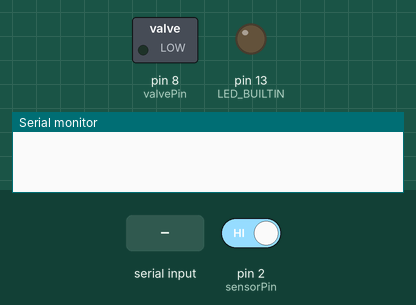
This sketch was run on a simulated Arduino Uno, built with avr-gcc and run on an emulated ATmega328P. On the bench: switched loads named in the sketch (green lamp = pin HIGH), output pins drawn as LEDs (lit = HIGH), the last lines printed to the serial monitor. The test bench sets the inputs (shaded band); at power-on: pin 2 (sensorPin) HIGH.

Above: at 1.2 s.
1.3 s: "90,45\n" received over Serial
At 2.0 s:
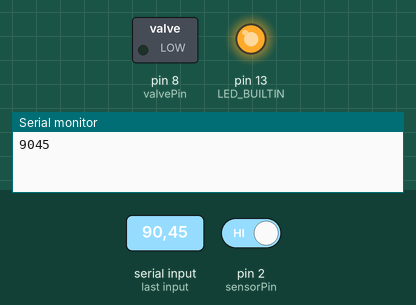
Timing chart, 0 to 4.3 s (numbered marks = the images above; inputs shaded):
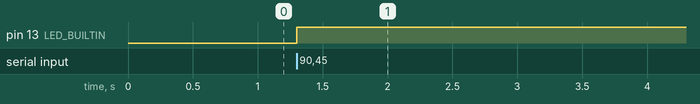

The sketch:

flowAlgo.ino
```cpp
  const int valvePin = 8;
  bool isprocessing = false;
  int outputWater = 0;
  String inString = "";
  int litre = 0;
  unsigned long milil = 0;
  byte sensorInterrupt = 0;  // 0 = digital pin 2
  byte sensorPin       = 2;
  float calibrationFactor = 4.5;
  volatile byte pulseCount;
  float flowRate;
  unsigned int flowMilliLitres;
  unsigned long totalMilliLitres;

  unsigned long oldTime;

  void setup() {
    pinMode(valvePin, OUTPUT);
    pulseCount        = 0;
    flowRate          = 0.0;
    flowMilliLitres   = 0;
    totalMilliLitres  = 0;
    oldTime           = 0;
    pinMode(sensorPin, INPUT);
    digitalWrite(sensorPin, HIGH);

    pinMode(LED_BUILTIN, OUTPUT);
    Serial.begin(38400);
     while (!Serial) {
      ; // wait for serial port to connect. Needed for native USB port only
    }
  }

  void loop() {
    // put your main code here, to run repeatedly:
    if (!isprocessing){
      if (Serial.available() > 0) {
        int inChar = Serial.read();

        if (isDigit(inChar)) {
          // convert the incoming byte to a char and add it to the string:
          inString += (char)inChar;
          }
        // if you get a newline, print the string, then the string's value:
        if (inChar == '\n') {
          // Serial.print("Value:");
          Serial.println(inString);
          litre = inString.toInt();
          // Serial.print("String: ");
          // Serial.println(inString);
          // clear the string for new input:
          inString = "";
          }
        }
      if(litre>0){
        // Serial.println(litre);
        // open valve
        digitalWrite(LED_BUILTIN, HIGH);   // turn the LED on (HIGH is the voltage level)
        delay(2000);
  //      digitalWrite(LED_BUILTIN, LOW);    // turn the LED off by making the voltage LOW
        milil = litre * 1000;
        isprocessing = true;
        attachInterrupt(sensorInterrupt, pulseCounter, FALLING);
        litre = 0;
        }
      }

      if (isprocessing){
        if((millis() - oldTime) > 1000){
          // Disable the interrupt while calculating flow rate and sending
          detachInterrupt(sensorInterrupt);
          flowRate = ((1000.0 / (millis() - oldTime)) * pulseCount) / calibrationFactor;
          oldTime = millis();
          flowMilliLitres = (flowRate / 60) * 1000;
          totalMilliLitres += flowMilliLitres;
          if (totalMilliLitres > milil){
            isprocessing = false;
  //          milil = 1;
            litre = 0;
            totalMilliLitres = 0;
            digitalWrite(LED_BUILTIN, LOW);
            }
          unsigned int frac;
           Serial.print("Flow rate: ");
      Serial.print(int(flowRate));  // Print the integer part of the variable
      Serial.print(".");             // Print the decimal point
      // Determine the fractional part. The 10 multiplier gives us 1 decimal place.
      frac = (flowRate - int(flowRate)) * 10;
      Serial.print(frac, DEC) ;      // Print the fractional part of the variable
      Serial.print("L/min");
      // Print the number of litres flowed in this second
      Serial.print("  Current Liquid Flowing: ");             // Output separator
      Serial.print(flowMilliLitres);
      Serial.print("mL/Sec");

      // Print the cumulative total of litres flowed since starting
      Serial.print("  Output Liquid Quantity: ");             // Output separator
      Serial.print(totalMilliLitres);
      Serial.println("mL");
          pulseCount = 0;
          attachInterrupt(sensorInterrupt, pulseCounter, FALLING);
          }
      }
  }

  void pulseCounter()
  {
    // Increment the pulse counter
    pulseCount++;
  }


  //digitalWrite(valvePin, HIGH);
```

Measured:
- after the input at 1.3 s, pin 13 (LED_BUILTIN): LOW → HIGH at once
